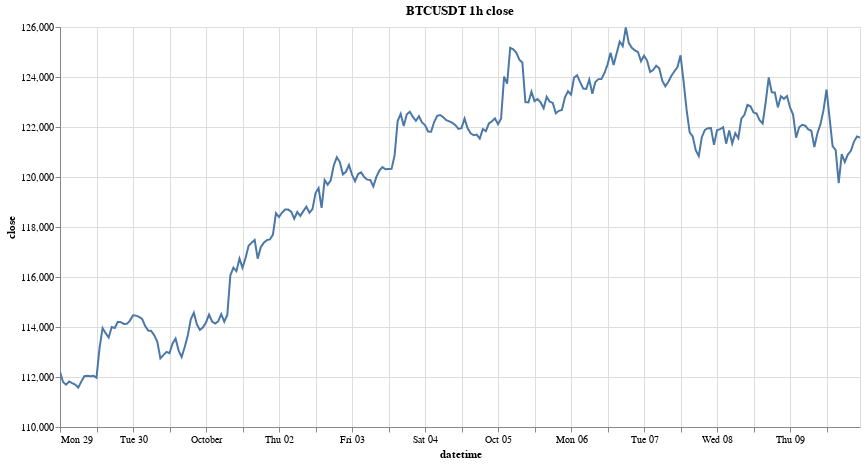

The cell this chart's notebook holds for it:
### Code cell
#Increase the allowance to display large datasets
#Dynamic chart
alt.data_transformers.enable("vegafusion")
research.plot_dyn_timeseries(ts, sym, 'close', time_interval)

### Figure 1 — Vega specification as saved in the notebook (floating-point values rounded to 4 significant figures; data arrays with more than 128 entries replaced by an {"elided": "..."} marker saying what was removed)
{"$schema": "https://vega.github.io/schema/vega/v5.json", "data": [{"name": "param_1_store"}, {"name": "param_2_store"}, {"name": "source_0", "values": {"elided": "264 records"}, "transform": [{"type": "formula", "expr": "toDate(datum['datetime'])", "as": "datetime"}]}, {"name": "source_0_y_domain_close", "values": [{"min": 111600.0, "max": 126000.0}]}], "signals": [{"name": "unit", "value": {}, "on": [{"events": "pointermove", "update": "isTuple(group()) ? group() : unit"}]}, {"name": "param_1", "update": "vlSelectionResolve(\"param_1_store\", \"union\")"}, {"name": "param_2", "update": "vlSelectionResolve(\"param_2_store\", \"union\")"}, {"name": "param_1_datetime", "on": [{"events": [{"source": "view", "type": "dblclick"}], "update": "null"}, {"events": {"signal": "param_1_translate_delta"}, "update": "panLinear(param_1_translate_anchor.extent_x, -param_1_translate_delta.x / width)"}, {"events": {"signal": "param_1_zoom_delta"}, "update": "zoomLinear(domain(\"x\"), param_1_zoom_anchor.x, param_1_zoom_delta)"}]}, {"name": "param_1_tuple", "on": [{"events": [{"signal": "param_1_datetime"}], "update": "param_1_datetime ? {unit: \"\", fields: param_1_tuple_fields, values: [param_1_datetime]} : null"}]}, {"name": "param_1_tuple_fields", "value": [{"field": "datetime", "channel": "x", "type": "R"}]}, {"name": "param_1_translate_anchor", "value": {}, "on": [{"events": [{"source": "scope", "type": "pointerdown"}], "update": "{x: x(unit), y: y(unit), extent_x: domain(\"x\")}"}]}, {"name": "param_1_translate_delta", "value": {}, "on": [{"events": [{"source": "window", "between": [{"source": "scope", "type": "pointerdown"}, {"source": "window", "type": "pointerup"}], "type": "pointermove", "consume": true}], "update": "{x: param_1_translate_anchor.x - x(unit), y: param_1_translate_anchor.y - y(unit)}"}]}, {"name": "param_1_zoom_anchor", "on": [{"events": [{"source": "scope", "consume": true, "type": "wheel"}], "update": "{x: invert(\"x\", x(unit)), y: invert(\"y\", y(unit))}"}]}, {"name": "param_1_zoom_delta", "on": [{"events": [{"source": "scope", "type": "wheel", "consume": true}], "update": "pow(1.001, event.deltaY * pow(16, event.deltaMode))", "force": true}]}, {"name": "param_1_modify", "on": [{"events": {"signal": "param_1_tuple"}, "update": "modify(\"param_1_store\", param_1_tuple, true)"}]}, {"name": "param_2_close", "on": [{"events": [{"source": "view", "type": "dblclick"}], "update": "null"}, {"events": {"signal": "param_2_translate_delta"}, "update": "panLinear(param_2_translate_anchor.extent_y, param_2_translate_delta.y / height)"}, {"events": {"signal": "param_2_zoom_delta"}, "update": "zoomLinear(domain(\"y\"), param_2_zoom_anchor.y, param_2_zoom_delta)"}]}, {"name": "param_2_tuple", "on": [{"events": [{"signal": "param_2_close"}], "update": "param_2_close ? {unit: \"\", fields: param_2_tuple_fields, values: [param_2_close]} : null"}]}, {"name": "param_2_tuple_fields", "value": [{"field": "close", "channel": "y", "type": "R"}]}, {"name": "param_2_translate_anchor", "value": {}, "on": [{"events": [{"source": "scope", "type": "pointerdown"}], "update": "{x: x(unit), y: y(unit), extent_y: domain(\"y\")}"}]}, {"name": "param_2_translate_delta", "value": {}, "on": [{"events": [{"source": "window", "between": [{"source": "scope", "type": "pointerdown"}, {"source": "window", "type": "pointerup"}], "type": "pointermove", "consume": true}], "update": "{x: param_2_translate_anchor.x - x(unit), y: param_2_translate_anchor.y - y(unit)}"}]}, {"name": "param_2_zoom_anchor", "on": [{"events": [{"source": "scope", "consume": true, "type": "wheel"}], "update": "{x: invert(\"x\", x(unit)), y: invert(\"y\", y(unit))}"}]}, {"name": "param_2_zoom_delta", "on": [{"events": [{"source": "scope", "consume": true, "type": "wheel"}], "update": "pow(1.001, event.deltaY * pow(16, event.deltaMode))", "force": true}]}, {"name": "param_2_modify", "on": [{"events": {"signal": "param_2_tuple"}, "update": "modify(\"param_2_store\", param_2_tuple, true)"}]}], "marks": [{"type": "line", "name": "marks", "from": {"data": "source_0"}, "sort": {"field": "x"}, "encode": {"update": {"tooltip": {"signal": "{\"datetime\": timeFormat(datum[\"datetime\"], '%b %d, %Y'), \"close\": format(datum[\"close\"], \"\")}"}, "stroke": {"value": "#4c78a8"}, "y": {"field": "close", "scale": "y"}, "x": {"field": "datetime", "scale": "x"}, "defined": {"signal": "isValid(datum[\"datetime\"]) && isFinite(+datum[\"datetime\"]) && isValid(datum[\"close\"]) && isFinite(+datum[\"close\"])"}}}, "clip": true, "interactive": true, "style": ["line"]}], "scales": [{"name": "x", "type": "time", "domain": {"data": "source_0", "field": "datetime"}, "range": [0, {"signal": "width"}], "domainRaw": {"signal": "param_1[\"datetime\"]"}}, {"name": "y", "type": "linear", "domain": [{"signal": "(data(\"source_0_y_domain_close\")[0] || {}).min"}, {"signal": "(data(\"source_0_y_domain_close\")[0] || {}).max"}], "range": [{"signal": "height"}, 0], "nice": true, "zero": false, "domainRaw": {"signal": "param_2[\"close\"]"}}], "axes": [{"scale": "x", "gridScale": "y", "orient": "bottom", "ticks": false, "labels": false, "grid": true, "aria": false, "tickCount": {"signal": "ceil(width/40)"}, "minExtent": 0, "maxExtent": 0, "zindex": 0, "domain": false}, {"scale": "y", "grid": true, "minExtent": 0, "orient": "left", "domain": false, "maxExtent": 0, "zindex": 0, "ticks": false, "tickCount": {"signal": "ceil(height/40)"}, "gridScale": "x", "labels": false, "aria": false}, {"scale": "x", "grid": false, "labelFlush": true, "tickCount": {"signal": "ceil(width/40)"}, "orient": "bottom", "zindex": 0, "labelOverlap": true, "title": "datetime"}, {"scale": "y", "grid": false, "orient": "left", "title": "close", "labelOverlap": true, "tickCount": {"signal": "ceil(height/40)"}, "zindex": 0}], "title": {"text": "BTCUSDT 1h close", "frame": "group"}, "width": 800, "background": "white", "padding": 5, "height": 400, "style": "cell"}
